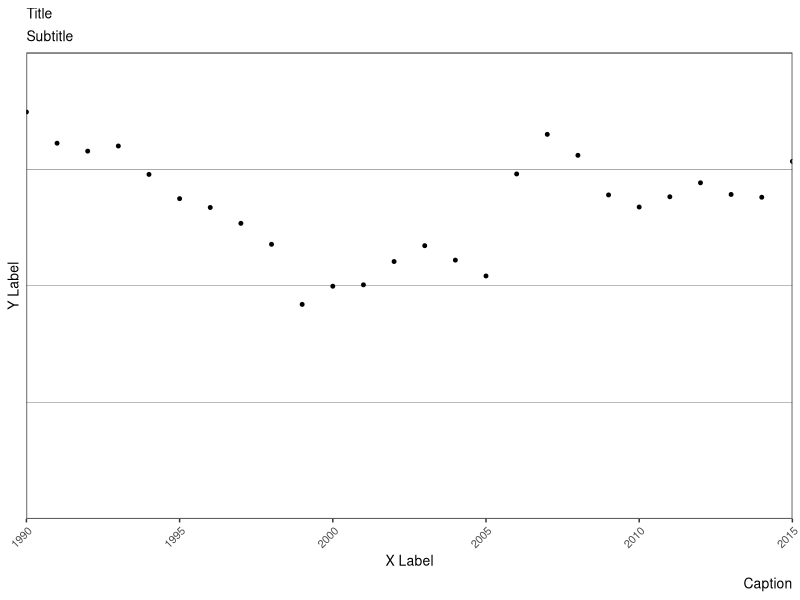

R code for this plot:
#INSTRUCTIONAL CODE FOR ETHICAL VISUALIZATIONS - DHSI
#CHRISTOPHER CHURCH / KATHERINE HEPWORTH
#Gun deaths in Florida - Example

#-----------------------------------------------------------------------------------------------
#VARIABLES for you to CHANGE
plottype = "scatter"          #What type of graph do you want (options: "scatter" or "bar")
inverse_y_scale = T           #SET TO T TO INVERT THE Y-AXIS, SET F TO NOT INVERT
inverse_coords = F            #SET TO T TO INVERT THE X AND Y AXES
label_stand_your_ground = F   #SET TO T TO PLACE A LABEL WHEN STAND YOUR GROUND BEGAN in 2005
draw_scatter_line = F         #setting for scatter plot, set to T to draw line
draw_scatter_points=T         #setting for scater plot, set to T to draw points
draw_scatter_fill = F         #setting for scatter plot, 
fill_color = "AntiqueWhite"   #color to fill the area for both scatter and box, suggest="darkred"
fill_transparency = 0.75      #scale of 0 to 1 (suggest 0.75), for both scatter and box
x_min = 1990                  #minimum year to show on x axis, default = 1990
x_max = 2015                  #maximum year to show on x axis, default = 2015
y_min = 0                     #mimumum number of deaths to show on y axis, default is zero
y_max = 1000                  #maximum number of deaths to show on y axis, default is 1000
plot_title_size = 10          #how big do you want the size of the title font? , default is 10
plot_subtitle_size = 10       #how big do you want the size of the subtitle font?, default is 10
caption_size=10               #how big do you want the size of the caption font?, default is 10
text_size = 10                #how big do you want the size of the text (including axis values)?, default is 10
point_size = 1                #how big do you want the size of the size of the points?, default is 1
line_width = 1                #how big do you want the size of the line width?, default is 1
#VARIABLES FOR GRAPH LABELS
plot_title = "Title"  #title of the Plot
plot_subtitle = "Subtitle"  #subtitle of plot
plot_caption = "Caption"
point_label = "Title"
x_label = "X Label"
y_label = "Y Label"
#-----------------------------------------------------------------------------------------------
#DATA FROM FLORIDA DEPARTMENT OF LAW ENFORCEMENT
deaths_by_year = c(873,806,789,800,739,687,668,634,589,460,499,502,552,586,555,521,740,825,780,695,669,691,721,696,690,767)
years = c(1990,1991,1992,1993,1994,1995,1996,1997,1998,1999,2000,2001,2002,2003,2004,2005,2006,2007,2008,2009,2010,2011,2012,2013,2014,2015)
df = do.call(rbind, Map(data.frame, YEAR=years, DEATHS=deaths_by_year))
#-----------------------------------------------------------------------------------------------
#GRAPH CODE
#------------------------------------------------------------------------------------------------
library(ggplot2)
#CREATE GRAPH
g <- ggplot(df,aes(x=YEAR,y=DEATHS))

if (plottype=="bar") {
#BAR CHART
g = g + geom_bar(stat="identity", fill=fill_color, alpha=fill_transparency)
} else if (plottype=="scatter") {
#SCATTERPLOT
if (draw_scatter_fill==T) {g = g + geom_ribbon(aes(ymin = y_min,ymax=DEATHS), fill=fill_color,alpha=fill_transparency)}
if (draw_scatter_line==T) {g = g + geom_line(size=line_width) }
if (draw_scatter_points==T) { g = g + geom_point(size=point_size) } 
} 
#SCALE 
g = g + coord_cartesian(ylim = c(y_min, y_max))
g = g + scale_x_continuous(limits = c(x_min,x_max),expand = c(0, 0))
if(inverse_y_scale==T) { g = g + scale_y_reverse(limits = c(y_max,0),expand = c(0, 0))
} else {g = g + scale_y_continuous(limits = c(0,y_max),expand = c(0, 0))}
#TITLES and LABELS
g = g + labs(title=plot_title,subtitle=plot_subtitle,caption=plot_caption)+xlab(x_label)+ylab(y_label)
deaths_syg = df$DEATHS[df$YEAR==2005]
if(label_stand_your_ground==T) {
  g = g + geom_text(data = df, aes(x = 2005, y = deaths_syg - 300, label = point_label),color="white",size=5,hjust=0)
  g = g + geom_segment(aes(x = 2005, y = deaths_syg-150, xend=2005, yend=deaths_syg-20),color="white",size=1)
}
#COLOR AND THEME
g = g + theme_bw() + theme(plot.title = element_text(size=plot_title_size),plot.subtitle = element_text(size=plot_subtitle_size),text = element_text(size=text_size),plot.caption=element_text(size=caption_size),axis.text.x = element_text(angle = 45, hjust = 1))
g = g + theme( panel.grid.major.x = element_blank(),panel.grid.minor.x = element_blank(),panel.grid.major.y = element_line( size=.1, color="black" ))
#COORD FLIP CHECK
if(inverse_coords==T) {g = g + coord_flip()}
g

